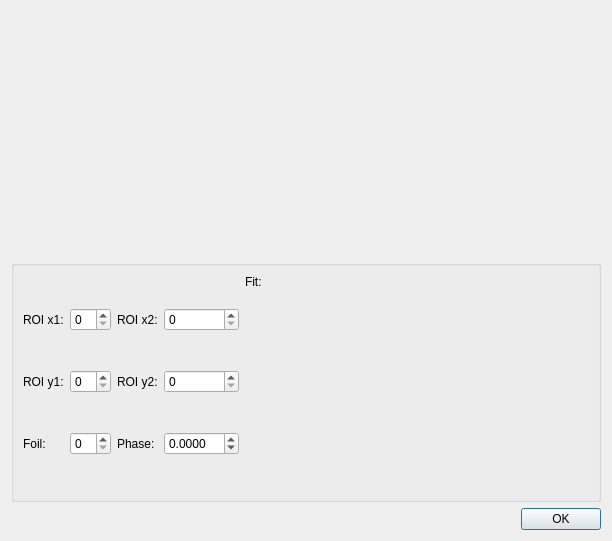
<?xml version="1.0" encoding="UTF-8"?>
<ui version="4.0">
 <class>GraphDlg</class>
 <widget class="QDialog" name="GraphDlg">
  <property name="geometry">
   <rect>
    <x>0</x>
    <y>0</y>
    <width>612</width>
    <height>541</height>
   </rect>
  </property>
  <property name="windowTitle">
   <string>Graph</string>
  </property>
  <layout class="QVBoxLayout" name="verticalLayout">
   <item>
    <widget class="QwtPlot" name="qwtPlot"/>
   </item>
   <item>
    <widget class="QGroupBox" name="groupBox">
     <property name="sizePolicy">
      <sizepolicy hsizetype="Expanding" vsizetype="Preferred">
       <horstretch>0</horstretch>
       <verstretch>0</verstretch>
      </sizepolicy>
     </property>
     <property name="title">
      <string/>
     </property>
     <layout class="QHBoxLayout" name="horizontalLayout">
      <item>
       <layout class="QGridLayout" name="gridLayout">
        <item row="0" column="0">
         <widget class="QLabel" name="label">
          <property name="text">
           <string>ROI x1:</string>
          </property>
         </widget>
        </item>
        <item row="0" column="1">
         <widget class="QSpinBox" name="spinBoxROIx1"/>
        </item>
        <item row="0" column="2">
         <widget class="QLabel" name="label_2">
          <property name="text">
           <string>ROI x2:</string>
          </property>
         </widget>
        </item>
        <item row="0" column="3">
         <widget class="QSpinBox" name="spinBoxROIx2"/>
        </item>
        <item row="1" column="0">
         <widget class="QLabel" name="label_3">
          <property name="text">
           <string>ROI y1:</string>
          </property>
         </widget>
        </item>
        <item row="1" column="1">
         <widget class="QSpinBox" name="spinBoxROIy1"/>
        </item>
        <item row="1" column="2">
         <widget class="QLabel" name="label_4">
          <property name="text">
           <string>ROI y2:</string>
          </property>
         </widget>
        </item>
        <item row="1" column="3">
         <widget class="QSpinBox" name="spinBoxROIy2"/>
        </item>
        <item row="2" column="0">
         <widget class="QLabel" name="label_5">
          <property name="text">
           <string>Foil:</string>
          </property>
         </widget>
        </item>
        <item row="2" column="1">
         <widget class="QSpinBox" name="spinBoxFolie"/>
        </item>
        <item row="2" column="2">
         <widget class="QLabel" name="label_6">
          <property name="text">
           <string>Phase:</string>
          </property>
         </widget>
        </item>
        <item row="2" column="3">
         <widget class="QDoubleSpinBox" name="spinBoxPhase">
          <property name="decimals">
           <number>4</number>
          </property>
          <property name="minimum">
           <double>-10.000000000000000</double>
          </property>
          <property name="maximum">
           <double>10.000000000000000</double>
          </property>
          <property name="singleStep">
           <double>0.100000000000000</double>
          </property>
         </widget>
        </item>
       </layout>
      </item>
      <item>
       <widget class="QLabel" name="labelFit">
        <property name="sizePolicy">
         <sizepolicy hsizetype="Expanding" vsizetype="Preferred">
          <horstretch>0</horstretch>
          <verstretch>0</verstretch>
         </sizepolicy>
        </property>
        <property name="text">
         <string>Fit: </string>
        </property>
        <property name="textFormat">
         <enum>Qt::PlainText</enum>
        </property>
        <property name="alignment">
         <set>Qt::AlignLeading|Qt::AlignLeft|Qt::AlignTop</set>
        </property>
        <property name="wordWrap">
         <bool>true</bool>
        </property>
       </widget>
      </item>
     </layout>
    </widget>
   </item>
   <item>
    <widget class="QDialogButtonBox" name="buttonBox">
     <property name="enabled">
      <bool>true</bool>
     </property>
     <property name="locale">
      <locale language="English" country="UnitedStates"/>
     </property>
     <property name="orientation">
      <enum>Qt::Horizontal</enum>
     </property>
     <property name="standardButtons">
      <set>QDialogButtonBox::Ok</set>
     </property>
    </widget>
   </item>
  </layout>
 </widget>
 <customwidgets>
  <customwidget>
   <class>QwtPlot</class>
   <extends>QFrame</extends>
   <header>qwt_plot.h</header>
   <container>1</container>
  </customwidget>
 </customwidgets>
 <resources/>
 <connections>
  <connection>
   <sender>buttonBox</sender>
   <signal>accepted()</signal>
   <receiver>GraphDlg</receiver>
   <slot>accept()</slot>
   <hints>
    <hint type="sourcelabel">
     <x>222</x>
     <y>526</y>
    </hint>
    <hint type="destinationlabel">
     <x>157</x>
     <y>274</y>
    </hint>
   </hints>
  </connection>
  <connection>
   <sender>buttonBox</sender>
   <signal>rejected()</signal>
   <receiver>GraphDlg</receiver>
   <slot>reject()</slot>
   <hints>
    <hint type="sourcelabel">
     <x>290</x>
     <y>532</y>
    </hint>
    <hint type="destinationlabel">
     <x>286</x>
     <y>274</y>
    </hint>
   </hints>
  </connection>
 </connections>
</ui>
